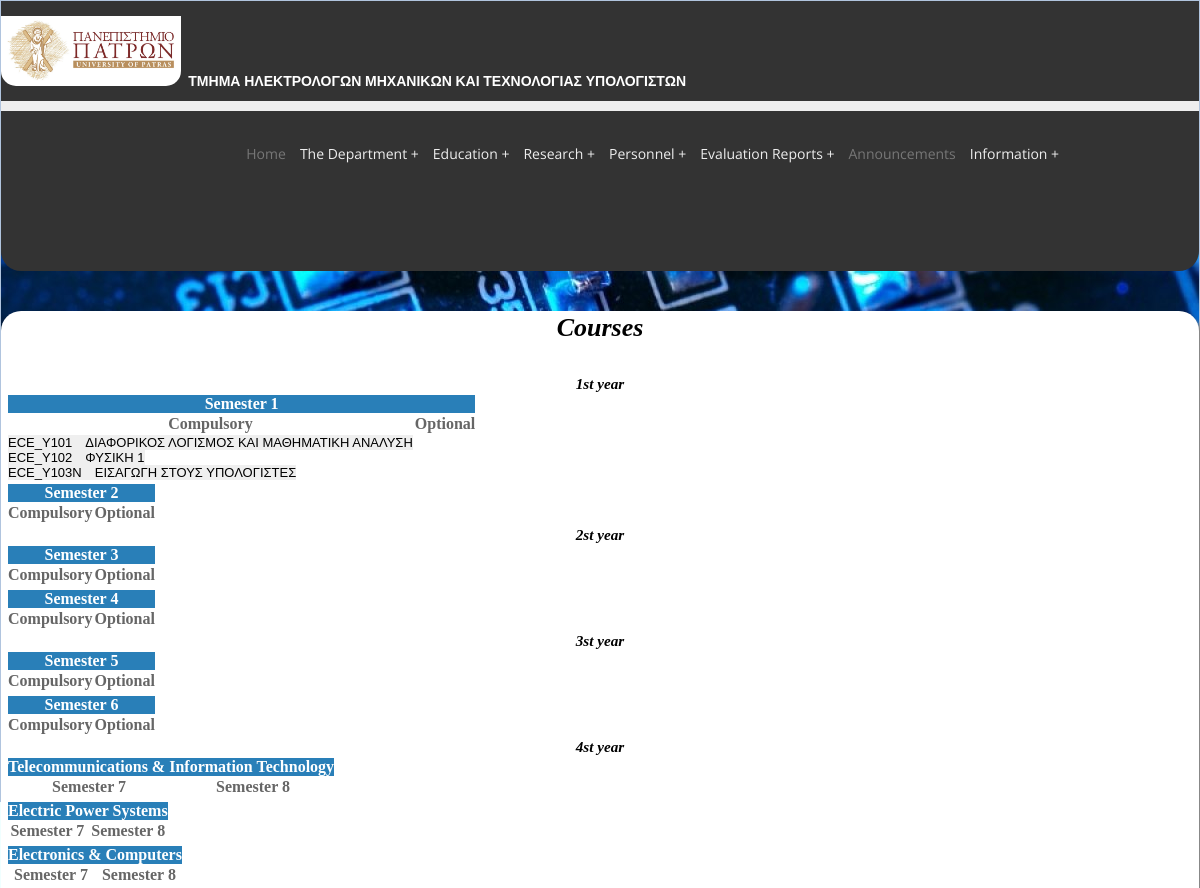
/courses.php (upper part), run on an earlier commit of the app's database.
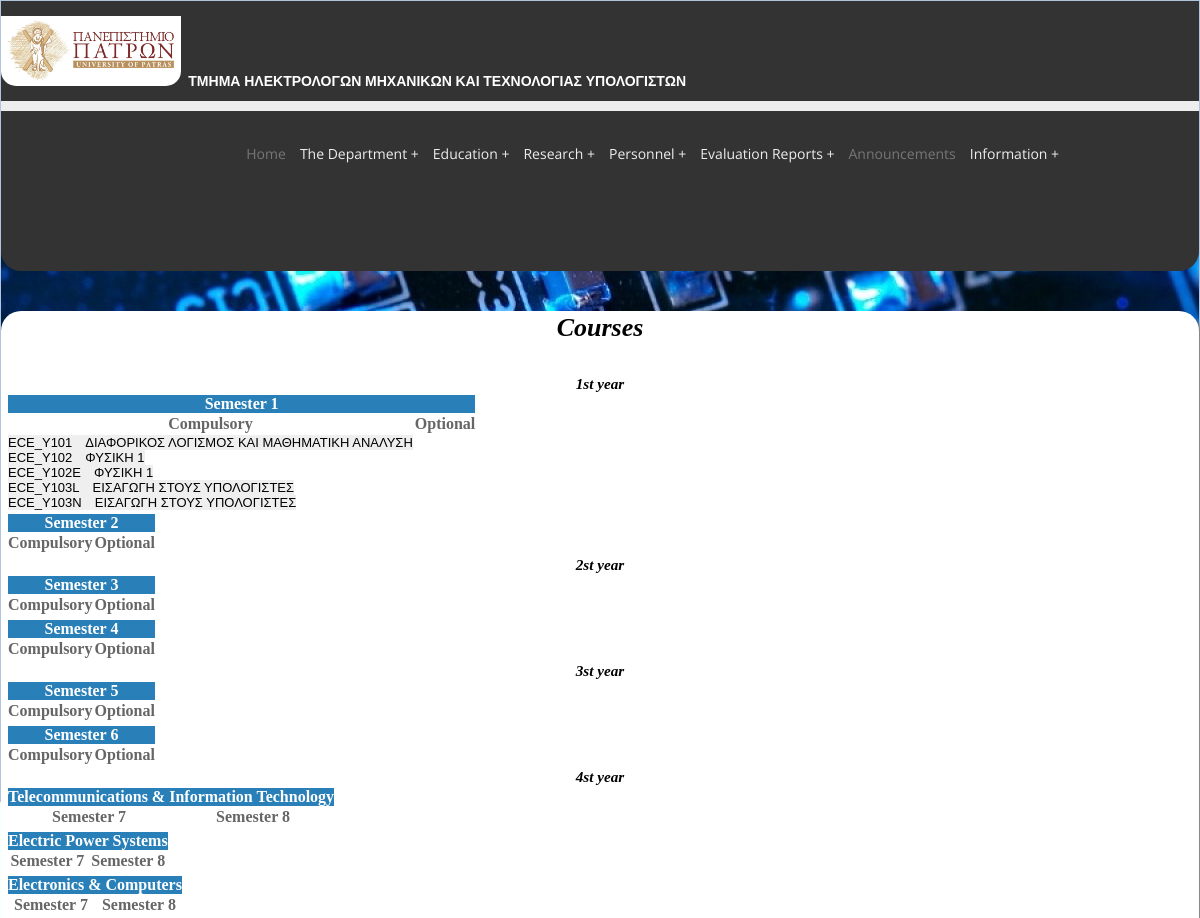
And on a later commit of the database.
### tables this page shows
CREATE TABLE `Lessons` (
	`LessonID` varchar(10) NOT NULL  ,
	`Title` varchar(50) NOT NULL,
	`Description` varchar(1000) NOT NULL,
	`Type` varchar(100) NOT NULL,
	`Semester` int NOT NULL,
	`LevelOfStudies` varchar(100) NOT NULL,
	`OfficialWebsite` varchar(100),
	`EclassLink` varchar(100),
	`EudoxusLink` varchar(100),
	`EctsΔ` int NOT NULL,
	`EctsΑ` int NOT NULL,
	`EctsΕ` int NOT NULL,
	`Sector` varchar(100) NOT NULL,
	`SystemOfExamination` varchar(200) NOT NULL,
	`TeachingHoursAndPlace` varchar(100),
	`StatisticsOfEvaluations` varchar(200) NOT NULL,
	`Curriculum` varchar(300) NOT NULL,
	PRIMARY KEY (`LessonID`)
);

### courses.php (the view, shortened to what this page needs)
<?php
$alert="";
$conn = new mysqli('localhost', 'root', '', 'mydepartment');
$list=" ";
$semester=1;
for($i=1;$i<4;$i++){
  $list.="<h3>".$i."st year</h3>";
  for($j=1;$j<3;$j++){
    $list.="
      <table class=\"table table-bordered table-hover\">
      <thead>
        <tr style=\"background-color:rgb(41,127,184);\";>
          <th colspan=2 style=\"text-align: center;\"><font color=\"#fff\">Semester ".$semester."</font></th>
          </tr>
          <tr>
          <th colspan=1>Compulsory</th>
          <th colspan=1>Optional</th>
          </tr>
          </thead>
          <tbody><tr><td>";
    $sql="SELECT LessonID,Title FROM lessons WHERE NOT Sector=\"Optional\"  AND Semester=".$semester;
    $result = $conn->query($sql);
    while($lesson = $result->fetch_assoc()){
      $list.="<button type=\"submit\" name=\"lesson_choose\" value=".$lesson['LessonID']."><font size=\"2px\">".$lesson['LessonID']."&emsp;".$lesson['Title']."</font></button><br>";
    }
    $list.="</td><td>";
    $list.="</td></tr>";
    $list.="</tbody></table>";
    $semester=$semester+1;
  }
}
$semester=7;
$sectors = array("Telecommunications & Information Technology", "Electric Power Systems", "Electronics & Computers","Systems & Automatic Control");
for($i=4;$i<6;$i++){
  $list.="<h3>".$i."st year</h3>";
  for($j=0;$j<4;$j++){
    $list.="
      <table class=\"table table-bordered table-hover\">
      <thead>
        <tr style=\"background-color:rgb(41,127,184);\";>
          <th colspan=2 style=\"text-align: center;\"><font color=\"#fff\">".$sectors[$j]."</font></th>
          </tr>
          <tr>
          <th colspan=1>Semester ".$semester."</th>
          <th colspan=1>Semester ".($semester+1)."</th>
          </tr>
          </thead>
          <tbody><tr><td>";
    $list.="</td><td>";
    $semester=$semester+1;
    $list.="</td></tr>";
    $list.="</tbody></table>";
    $semester=$semester-1;
  }
  $semester=9;
}
$content="<div class=\"col-md-9\"><div id=\"content\">
  <form action=\"lesson_show.php\" method=\"POST\">
  <h1>Courses</h1>
  <br>".$alert."<br>
  ".$list."</form>
  <br>
      <h3>If you want to add a new lesson press here:</h3>
      <form action=\"add_new_lesson.php\" method=\"POST\">
        <button type=\"submit\" name=\"lesson_add\" class=\"add_new_button\">ADD NEW LESSON</button>
      </form>
  <br>
  </div></div>
  <div class=\"col-md-3\"><div id=\"side_bar\"></div></div>";
  include 'WebPageTemplate.php';
?>

### WebPageTemplate.php (shortened to what this page needs)
<html xmlns="http://www.w3.org/1999/xhtml" class="csstransforms no-csstransforms3d csstransitions">
  <head>
    <link rel="stylesheet" type="text/css" href="CSS/stylesheets.css">
    <link rel="stylesheet" type="text/css" href="CSS/menu.css">
    <link rel="stylesheet" type="text/css" href="CSS/login.css">
    <link rel="stylesheet" href="https://maxcdn.bootstrapcdn.com/bootstrap/3.3.7/css/bootstrap.min.css"integrity="sha384-BVYiiSIFeK1dGmJRAkycuHAHRg32OmUcww7on3RYdg4Va+PmSTsz/K68vbdEjh4u"crossorigin="anonymous">
    </head>
  <body background="background.jpg">
    <div class="container" >
      <div class="row">
          <div class="col-md-12"><div id="header"></div></div>
      </div>
      <div class="row">
       <?php echo $content; ?>
      </div>
    </div>
    </body>
</html>

### CSS/stylesheets.css (style rules this page uses)
* { border:0; margin:0; padding:0; }
html, input, textarea { background:#F0FFFF; border:solid 1px #B0C4DE; }
tr { border:0; margin:0; padding:0; }
#content { color: #000; text-decoration: none; font-style: italic; font-size: 13px; text-align: center; padding: 2px 5px; background: #fff; margin: 40px auto; top: -10px; font-family: "Droid serif", serif; border-radius: 20px; box-shadow: 10px 10px 5px #888888; }

### CSS/menu.css (style rules this page uses)
body { background-color: #eee; background-image: url(../Images/background.jpg); background-repeat: no-repeat; background-attachment: fixed; background-position: center; color: #666; font-family: 'Open Sans', sans-serif; font-size: 12px; margin:0px; padding:0px; }

What changed in the data, as far as the page shows it:
added lessons: LessonID "ECE_Y102Ε", Title "ΦΥΣΙΚΗ 1"
added lessons: LessonID "ECE_Y103L", Title "ΕΙΣΑΓΩΓΗ ΣΤΟΥΣ ΥΠΟΛΟΓΙΣΤΕΣ"
